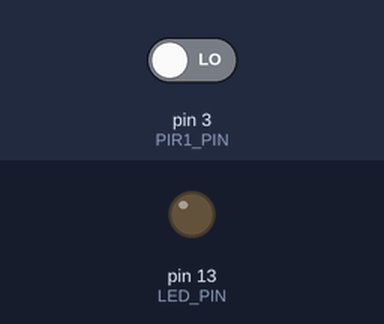
A sketch run on a simulated Arduino Uno, built with avr-gcc and run on an emulated ATmega328P. Shown: output pins drawn as LEDs (lit = HIGH). The test bench sets the inputs (shaded band); at power-on: pin 3 (PIR1_PIN) LOW. The local clock reads 2024-03-15 10:24:30 at power-on unless the sketch sets it; what the sketch prints to the serial monitor is not drawn.

Above: at 4.2 s.
4.3 s: pin 3 (PIR1_PIN) driven HIGH
Timing chart, 0 to 7.3 s (numbered marks = the images above; inputs shaded):
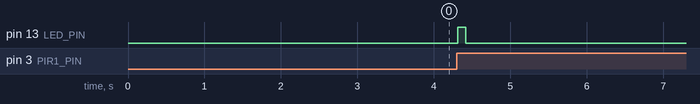

The sketch:

aurdinocode.ino
```cpp
#include <Wire.h>
#include <RTClib.h>

// ===============================
// PIN DEFINITIONS
// ===============================

#define PIR1_PIN 3
#define LED_PIN LED_BUILTIN

RTC_DS3231 rtc;

bool pir1Previous = LOW;

unsigned long lastStatusPrint = 0;


// ===============================
// PRINT DATE AND TIME
// ===============================

void printDateTime(DateTime now)
{
  Serial.print(now.year());
  Serial.print("-");
  if (now.month() < 10) Serial.print("0");
  Serial.print(now.month());
  Serial.print("-");
  if (now.day() < 10) Serial.print("0");
  Serial.print(now.day());
  Serial.print(",");
  if (now.hour() < 10) Serial.print("0");
  Serial.print(now.hour());
  Serial.print(":");
  if (now.minute() < 10) Serial.print("0");
  Serial.print(now.minute());
  Serial.print(":");
  if (now.second() < 10) Serial.print("0");
  Serial.print(now.second());
}


// ===============================
// SETUP
// ===============================

void setup()
{
  pinMode(PIR1_PIN, INPUT);
  pinMode(LED_PIN, OUTPUT);
  digitalWrite(LED_PIN, LOW);

  Serial.begin(9600);
  Wire.begin();

  Serial.println("Starting system...");

  if (!rtc.begin())
  {
    Serial.println("RTC_NOT_FOUND");
    while (1)
    {
      digitalWrite(LED_PIN, HIGH);
      delay(200);
      digitalWrite(LED_PIN, LOW);
      delay(200);
    }
  }

  if (rtc.lostPower())
  {
    Serial.println("RTC lost power.");
    rtc.adjust(DateTime(F(__DATE__), F(__TIME__)));
    Serial.println("RTC time updated.");
  }

  Serial.println("RTC_OK");
  Serial.println("Waiting for PIR sensor...");

  delay(3000);

  pir1Previous = digitalRead(PIR1_PIN);

  Serial.print("Initial state -> PIR1: ");
  Serial.println(pir1Previous);

  Serial.println("READY. Watching for motion...");
}


// ===============================
// MAIN LOOP
// ===============================

void loop()
{
  bool pir1State = digitalRead(PIR1_PIN);

  // ===============================
  // PIR SENSOR 1 - DETECTION
  // ===============================
  if (pir1State == HIGH && pir1Previous == LOW)
  {
    digitalWrite(LED_PIN, HIGH);
    DateTime now = rtc.now();
    Serial.print("PIR1_DETECTED,");
    printDateTime(now);
    Serial.println();
    delay(100);
    digitalWrite(LED_PIN, LOW);
  }

  // ===============================
  // RAW STATUS PRINT (every 1s, for debugging)
  // ===============================
  if (millis() - lastStatusPrint >= 1000)
  {
    lastStatusPrint = millis();
    Serial.print("  [raw] t=");
    Serial.print(millis() / 1000);
    Serial.print("s  PIR1=");
    Serial.println(pir1State);
  }

  pir1Previous = pir1State;

  delay(20);
}
```

Measured:
- after the input at 4.3 s, pin 13 (LED_PIN): LOW → HIGH at once, → LOW 0.10 s later
